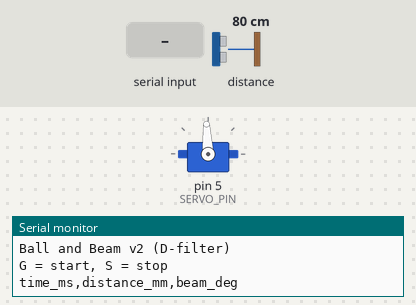
This sketch was run on a simulated Arduino Uno, built with avr-gcc and run on an emulated ATmega328P. Shown: servo, the last lines printed to the serial monitor. The test bench sets the inputs (shaded band); at power-on: distance to the obstacle 80 cm.

Above: at 1.2 s.
1.3 s: "G" received over Serial
At 2.1 s:
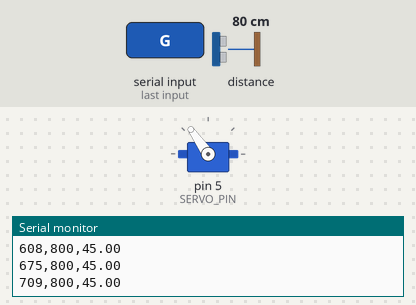
2.8 s: distance to the obstacle set to 35 cm
At 3.02 s:
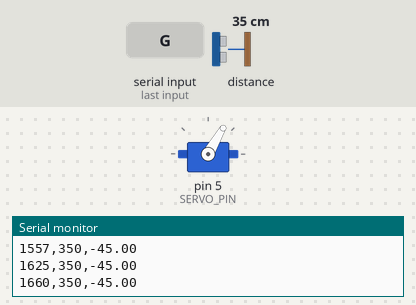
4.6 s: distance to the obstacle set to 18 cm
At 5.4 s:
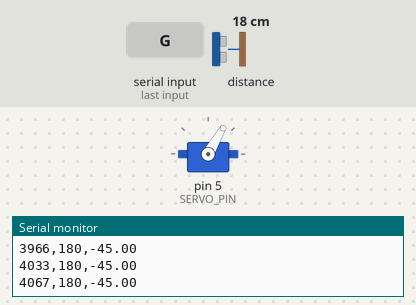
6.1 s: distance to the obstacle set to 60 cm
At 7.3 s:
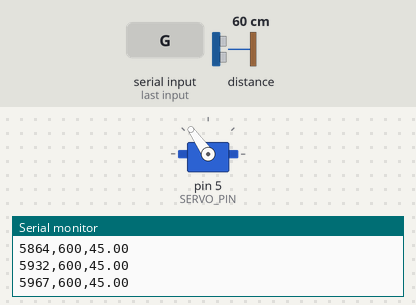
7.6 s: "S" received over Serial
At 8.3 s:
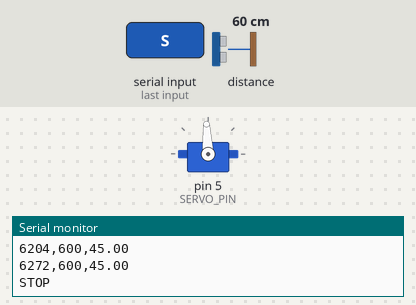
Timing chart, 0 to 10.1 s (numbered marks = the images above; inputs shaded):
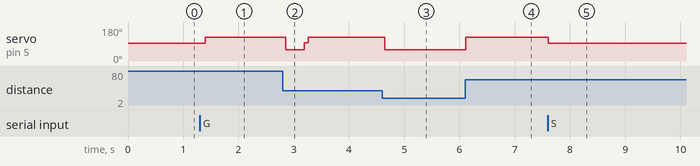

The sketch:

Ball_and_Beam_final_2.ino
```cpp
#include <Servo.h>
#include "Adafruit_VL53L0X.h"

// ---------- Hardware ----------
const int SERVO_PIN = 5;
const int ZERO_PWM = map(0, -135, 135, 500, 2500);

const float BEAM_MIN = -45.0f;
const float BEAM_MAX =  45.0f;

Servo beamServo;
Adafruit_VL53L0X lox;

// ---------- Control ----------
const float SETPOINT_MM = 250.0f;
const float TOLERANCE_MM = 5.0f;
const unsigned long LOOP_MS = 50;

// First-order filter on the ball velocity only. The P and I terms still see the
// raw measurement, so this removes the noise the D term differentiates without
// delaying the rest of the loop.
const float D_TAU_S = 0.10f;

// Paste from MATLAB after tuning
float Kp = -1.2f;
float Ki = -0.01f;
float Kd = -0.7f;

bool running = false;
float distance_mm = 0.0f;
float beam_deg = 0.0f;
float integral = 0.0f;
float prev_error = 0.0f;
float d_filt = 0.0f;
bool sample_ready = false;
unsigned long t0_ms = 0;
unsigned long next_tick_ms = 0;

void setBeamAngle(float angle_deg) {
  float pwm_f = 500.0f + (angle_deg + 135.0f) * (2000.0f / 270.0f);
  int pwm = (int)lround(pwm_f);
  beamServo.writeMicroseconds(pwm);
}

void holdNeutral() {
  beam_deg = 0.0f;
  beamServo.writeMicroseconds(ZERO_PWM);
}

void readDistance() {
  if (!lox.isRangeComplete()) {
    return;
  }

  uint16_t raw = lox.readRange();
  if (raw != 65535) {
    distance_mm = (float)raw;
    sample_ready = true;
  }
}

float pidStep(float error) {
  if (fabs(error) <= TOLERANCE_MM) {
    integral = 0.0f;
    prev_error = 0.0f;
    d_filt = 0.0f;
    beam_deg = 0.0f;
    return beam_deg;
  }

  const float dt = LOOP_MS / 1000.0f;

  integral += error * dt;

  float d_raw = (error - prev_error) / dt;
  d_filt += (dt / (D_TAU_S + dt)) * (d_raw - d_filt);
  prev_error = error;

  beam_deg = constrain(Kp * error + Ki * integral + Kd * d_filt, BEAM_MIN, BEAM_MAX);
  return beam_deg;
}

void logData() {
  Serial.print(millis() - t0_ms);
  Serial.print(',');
  Serial.print((int)lround(distance_mm));
  Serial.print(',');
  Serial.println(beam_deg, 2);
}

void setup() {
  Serial.begin(115200);
  while (!Serial) {
    delay(1);
  }

  beamServo.attach(SERVO_PIN);
  holdNeutral();

  if (!lox.begin()) {
    Serial.println(F("VL53L0X init failed"));
    while (1) {
      delay(100);
    }
  }

  lox.startRangeContinuous();

  Serial.println(F("Ball and Beam v2 (D-filter)"));
  Serial.println(F("G = start, S = stop"));
  Serial.println(F("time_ms,distance_mm,beam_deg"));
}

void loop() {
  if (Serial.available()) {
    char cmd = Serial.read();
    while (Serial.available()) {
      Serial.read();
    }

    if (cmd == 'G' || cmd == 'g') {
      running = true;
      t0_ms = millis();
      next_tick_ms = t0_ms + LOOP_MS;
      integral = 0.0f;
      prev_error = 0.0f;
      d_filt = 0.0f;
      sample_ready = false;
      holdNeutral();
      Serial.println(F("RUN"));
    } else if (cmd == 'S' || cmd == 's') {
      running = false;
      holdNeutral();
      Serial.println(F("STOP"));
    }
  }

  // Poll the sensor as often as possible; the call returns immediately when no
  // new range is ready.
  readDistance();

  if (!running) {
    return;
  }

  if ((long)(millis() - next_tick_ms) < 0) {
    return;
  }
  next_tick_ms += LOOP_MS;
  if ((long)(millis() - next_tick_ms) > (long)LOOP_MS) {
    next_tick_ms = millis() + LOOP_MS;
  }

  // Without a fresh measurement the derivative would read zero and then double
  // on the next sample, so the command is held instead of recomputed.
  if (sample_ready) {
    sample_ready = false;
    float error = SETPOINT_MM - distance_mm;
    setBeamAngle(pidStep(error));
  }

  logData();
}
```

Measured:
- after the input at 1.3 s, servo on pin 5 (SERVO_PIN): 93° → 125° after 0.10 s
- after the input at 2.8 s, servo on pin 5 (SERVO_PIN): 125° → 60° after 0.05 s, → 97° 0.34 s later, → 125° 0.07 s later
- after the input at 4.6 s, servo on pin 5 (SERVO_PIN): 125° → 60° after 0.05 s
- after the input at 6.1 s, servo on pin 5 (SERVO_PIN): 60° → 125° at once
- after the input at 7.6 s, servo on pin 5 (SERVO_PIN): 125° → 93° at once
